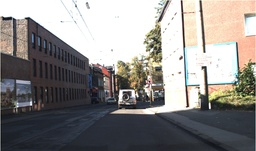
#> input picture boundingbox_rot/00000.jpg, 256 x 151 px, shrunk from 1360 x 800 before the run
$ python nighttime_original.py ../boundingbox_rot/00000.jpg
#> lines starting #> are read from the running program, lines starting #| are printed output that depends on the picture
### nighttime/guidedfilter.py
#!/usr/bin/env python
# -*- coding: utf-8 -*-
"""Implementation for Guided Image Filtering
Reference:
http://research.microsoft.com/en-us/um/people/kahe/eccv10/
"""
from itertools import combinations_with_replacement
from collections import defaultdict

import numpy as np
from numpy.linalg import inv

R, G, B = 0, 1, 2  # index for convenience

def boxfilter(I, r):
    """Fast box filter implementation.

    Parameters
    ----------
    I:  a single channel/gray image data normalized to [0.0, 1.0]
    r:  window radius

    Return
    -----------
    The filtered image data.
    """
    M, N = I.shape
    dest = np.zeros((M, N))
    #print(I)

    # cumulative sum over Y axis (tate-houkou no wa)
    sumY = np.cumsum(I, axis=0)
    #print('sumY:{}'.format(sumY))
    # difference over Y axis
    dest[:r + 1] = sumY[r:2*r + 1] # top r+1 lines
    dest[r + 1:M - r] = sumY[2*r + 1:] - sumY[:M - 2*r - 1]
    #print(sumY[2*r + 1:]) # from 2*r+1 to end lines
    #print(sumY[:M - 2*r - 1]) # same lines of above, from start
    #tile replicate sumY[-1] and line them up to match the shape of (r, 1)
    dest[-r:] = np.tile(sumY[-1], (r, 1)) - sumY[M - 2*r - 1:M - r - 1] # bottom r lines

    # cumulative sum over X axis
    sumX = np.cumsum(dest, axis=1)
    #print('sumX:{}'.format(sumX))
    # difference over X axis
    dest[:, :r + 1] = sumX[:, r:2*r + 1] # left r+1 columns
    dest[:, r + 1:N - r] = sumX[:, 2*r + 1:] - sumX[:, :N - 2*r - 1]
    dest[:, -r:] = np.tile(sumX[:, -1][:, None], (1, r)) - sumX[:, N - 2*r - 1:N - r - 1] # right r columns

    #print(dest)

    return dest


def guided_filter(I, p, r=15, eps=1e-3):
    """Refine a filter under the guidance of another (RGB) image.

    Parameters
    -----------
    I:   an M * N * 3 RGB image for guidance.
    p:   the M * N filter to be guided. transmission is used for this case.
    r:   the radius of the guidance
    eps: epsilon for the guided filter

    Return
    -----------
    The guided filter.
    """
    M, N = p.shape
    base = boxfilter(np.ones((M, N)), r) # this is needed for regularization

    # each channel of I filtered with the mean filter. this is myu.
    means = [boxfilter(I[:, :, i], r) / base for i in range(3)]

    # p filtered with the mean filter
    mean_p = boxfilter(p, r) / base

    # filter I with p then filter it with the mean filter
    means_IP = [boxfilter(I[:, :, i]*p, r) / base for i in range(3)]

    # covariance of (I, p) in each local patch
    covIP = [means_IP[i] - means[i]*mean_p for i in range(3)]

    # variance of I in each local patch: the matrix Sigma in ECCV10 eq.14
    var = defaultdict(dict)
    for i, j in combinations_with_replacement(range(3), 2):
        var[i][j] = boxfilter(I[:, :, i]*I[:, :, j], r) / base - means[i]*means[j]

    a = np.zeros((M, N, 3))
    for y, x in np.ndindex(M, N):
        #         rr, rg, rb
        # Sigma = rg, gg, gb
        #         rb, gb, bb
        Sigma = np.array([[var[R][R][y, x], var[R][G][y, x], var[R][B][y, x]],
                          [var[R][G][y, x], var[G][G][y, x], var[G][B][y, x]],
                          [var[R][B][y, x], var[G][B][y, x], var[B][B][y, x]]])
        cov = np.array([c[y, x] for c in covIP])
        a[y, x] = np.dot(cov, inv(Sigma + eps*np.eye(3)))  # eq 14

    # ECCV10 eq.15
    b = mean_p - a[:, :, R]*means[R] - a[:, :, G]*means[G] - a[:, :, B]*means[B]

    # ECCV10 eq.16
    q = (boxfilter(a[:, :, R], r)*I[:, :, R] + boxfilter(a[:, :, G], r)*I[:, :, G] + boxfilter(a[:, :, B], r)*I[:, :, B] + boxfilter(b, r)) / base

    return q

### nighttime/nighttime_original.py
import cv2
import numpy as np
from guidedfilter import *
import sys
import os

def get_illumination_channel(I, w):
    M, N, _ = I.shape
    # padding for channels
    padded = np.pad(I, ((int(w/2), int(w/2)), (int(w/2), int(w/2)), (0, 0)), 'edge')
    darkch = np.zeros((M, N))
    brightch = np.zeros((M, N))

    for i, j in np.ndindex(darkch.shape):
        darkch[i, j] = np.min(padded[i:i + w, j:j + w, :]) # dark channel
        brightch[i, j] = np.max(padded[i:i + w, j:j + w, :]) # bright channel

    return darkch, brightch

def get_atmosphere(I, brightch, p=0.1):
    M, N = brightch.shape
    flatI = I.reshape(M*N, 3) # reshaping image array
    flatbright = brightch.ravel() #flattening image array

    searchidx = (-flatbright).argsort()[:int(M*N*p)] # sorting and slicing
    A = np.mean(flatI.take(searchidx, axis=0), dtype=np.float64, axis=0)
    return A

def get_initial_transmission(A, brightch):
    A_c = np.max(A)
    init_t = (brightch-A_c)/(1.-A_c) # finding initial transmission map
    return (init_t - np.min(init_t))/(np.max(init_t) - np.min(init_t)) # normalized initial transmission map

def get_corrected_transmission(I, A, darkch, brightch, init_t, alpha, omega, w):
    im = np.empty(I.shape, I.dtype);
    for ind in range(0, 3):
        im[:, :, ind] = I[:, :, ind] / A[ind] #divide pixel values by atmospheric light
    dark_c, _ = get_illumination_channel(im, w) # dark channel transmission map
    dark_t = 1 - omega*dark_c # corrected dark transmission map
    corrected_t = init_t # initializing corrected transmission map with initial transmission map
    diffch = brightch - darkch # difference between transmission maps

    for i in range(diffch.shape[0]):
        for j in range(diffch.shape[1]):
            if(diffch[i, j] < alpha):
                corrected_t[i, j] = dark_t[i, j] * init_t[i, j]

    return np.abs(corrected_t)

def get_final_image(I, A, refined_t, tmin):
    refined_t_broadcasted = np.broadcast_to(refined_t[:, :, None], (refined_t.shape[0], refined_t.shape[1], 3)) # duplicating the channel of 2D refined map to 3 channels
    J = (I-A) / (np.where(refined_t_broadcasted < tmin, tmin, refined_t_broadcasted)) + A # finding result

    return (J - np.min(J))/(np.max(J) - np.min(J)) # normalized image

def reduce_init_t(init_t):
    init_t = (init_t*255).astype(np.uint8)
    xp = [0, 32, 255]
    fp = [0, 32, 48]
    x = np.arange(256) # creating array [0,...,255]
    table = np.interp(x, xp, fp).astype('uint8') # interpreting fp according to xp in range of x
    init_t = cv2.LUT(init_t, table) # lookup table
    init_t = init_t.astype(np.float64)/255 # normalizing the transmission map
    return init_t

def dehaze(I, tmin=0.1, w=15, alpha=0.4, omega=0.75, p=0.1, eps=1e-3, reduce=False):
    I = np.asarray(I, dtype=np.float64) # Convert the input to a float array.
    I = I[:, :, :3] / 255
    m, n, _ = I.shape
    Idark, Ibright = get_illumination_channel(I, w)
    A = get_atmosphere(I, Ibright, p)

    init_t = get_initial_transmission(A, Ibright)
    if reduce:
        init_t = reduce_init_t(init_t)
    corrected_t = get_corrected_transmission(I, A, Idark, Ibright, init_t, alpha, omega, w)

    normI = (I - I.min()) / (I.max() - I.min())
    refined_t = guided_filter(normI, corrected_t, w, eps) # applying guided filter
    J_refined = get_final_image(I, A, refined_t, tmin)

    enhanced = (J_refined*255).astype(np.uint8)
    f_enhanced = cv2.detailEnhance(enhanced, sigma_s=10, sigma_r=0.15)
    f_enhanced = cv2.edgePreservingFilter(f_enhanced, flags=1, sigma_s=64, sigma_r=0.2)
    return f_enhanced

if __name__ == '__main__':


    DATA_DIR = "../ITSD/"
    # [13 lines of commented-out code are left out]
    filename = sys.argv[1]
    img_path = os.path.join(filename)
    img = cv2.imread(img_path)
#> img is the input picture: shape (151, 256, 3); mean B, G, R 135.5, 137.6, 140.2
    # img = cv2.resize(img, (img.shape[1], img.shape[0]))
    print(img.shape)
#| (151, 256, 3)
    # # show(img, "original")
    enhanced = dehaze(img, reduce = True)
#> after the loop in get_illumination_channel, `for i, j in np.ndindex(darkch.shape):`:
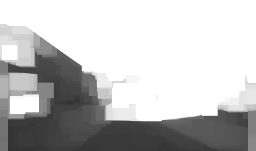
#> brightch: shape (151, 256) float64; min 0.188, max 1, mean 0.751
#> after the loop in get_illumination_channel, `for i, j in np.ndindex(darkch.shape):`:
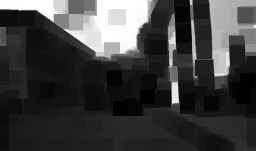
#> darkch: shape (151, 256) float64; min 0, max 1, mean 0.245
#> in get_atmosphere, `searchidx = (-flatbright).argsort()[:int(M*N*p)]`: searchidx = 3865 values, max 30879 at index 3032, min 11168 at index 3728, mean 16507
#> in get_atmosphere, `A = np.mean(flatI.take(searchidx, axis=0), dtype=np.float64, axis=0)`: A = [0.72, 0.745, 0.761]
#> in get_initial_transmission, `A_c = np.max(A)`: A_c = 0.761
#> after the loop in get_corrected_transmission, `for i in range(diffch.shape[0]):`:
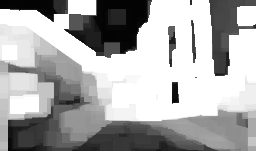
#> corrected_t: shape (151, 256) float64; min 0, max 0.188, mean 0.126; drawn with min black and max white
#> in boxfilter, `sumY = np.cumsum(I, axis=0)`: I: shape (151, 256) float64; every value is 1
#> in guided_filter, `means = [boxfilter(I[:, :, i], r) / base for i in range(3)]`: means = 3 items
#> in boxfilter (call 8), `sumY = np.cumsum(I, axis=0)`:
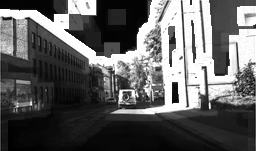
#> I: shape (151, 256) float64; min 0, max 0.188, mean 0.0711; drawn with min black and max white
#> the loop in guided_filter, `for i, j in combinations_with_replacement(range(3), 2):` made 6 passes
#> pass 1, in boxfilter (call 9), `sumX = np.cumsum(dest, axis=1)`:
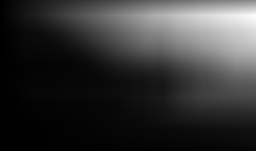
#> sumX: shape (151, 256) float64; min 2.93, max 6376.1, mean 1330; drawn with min black and max white
#> the loop in guided_filter, `for y, x in np.ndindex(M, N):` made 38656 passes
#> cov on passes 1 to 3: [-5.18e-05, -4.85e-05, -7.32e-05], [-4.89e-05, -4.58e-05, -7.06e-05], [-4.63e-05, -4.34e-05, -6.69e-05]
#> after the loop in guided_filter, `for y, x in np.ndindex(M, N):`:
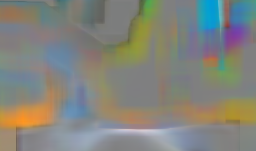
#> a: shape (151, 256, 3) float64; mean of channels 0, 1, 2 -0.0152, 0.0212, 0.0145; drawn with min black and max white
#> in get_final_image, `J = (I-A) / (np.where(refined_t_broadcasted < tmin, tmin, refined_t_br..`:
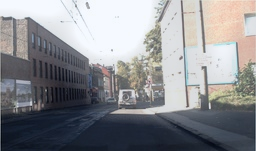
#> J: shape (151, 256, 3) float64; mean B, G, R -0.782, -0.93, -0.975; drawn with min black and max white
    # # show(enhanced, "enhanced")
    cv2.imwrite('../nighttime_itsd/' + filename, enhanced)

$ run again, on boundingbox_rot/00003.jpg
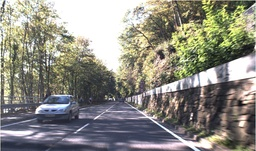
#> input picture boundingbox_rot/00003.jpg, 256 x 151 px, shrunk from 1360 x 800 before the run
#> img is the input picture: shape (151, 256, 3); mean B, G, R 129.7, 139.4, 140.8
#| (151, 256, 3)
#> after the loop in get_illumination_channel, `for i, j in np.ndindex(darkch.shape):`:
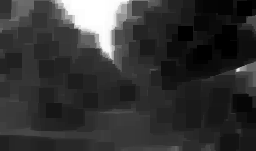
#> darkch: shape (151, 256) float64; min 0, max 1, mean 0.202
#> searchidx = 3865 values, max 24558 at index 2343, min 15157 at index 3828, mean 20705.1
#> in get_atmosphere, `A = np.mean(flatI.take(searchidx, axis=0), dtype=np.float64, axis=0)`: A = [0.556, 0.595, 0.611]
#> A_c = 0.611
#> means = 3 items
#> the loop in guided_filter, `for y, x in np.ndindex(M, N):` made 38656 passes
#> cov on passes 1 to 3: [-8.33e-17, -5.55e-17, -5.55e-17], [-5.55e-17, -5.55e-17, -2.78e-17], [-8.33e-17, -8.33e-17, -8.33e-17]
#> in guided_filter, `q = (boxfilter(a[:, :, R], r)*I[:, :, R] + boxfilter(a[:, :, G], r)*I[..`:
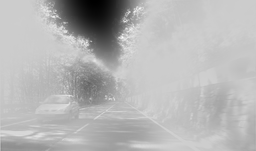
#> q: shape (151, 256) float64; min 0.0438, max 0.224, mean 0.172; drawn with min black and max white

$ run again, on boundingbox_rot/00001.ppm
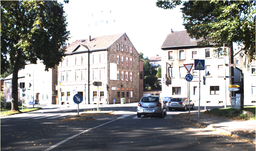
#> input picture boundingbox_rot/00001.ppm, 256 x 151 px, shrunk from 1360 x 800 before the run
#> img is the input picture: shape (151, 256, 3); mean B, G, R 142.9, 144.5, 145
#| (151, 256, 3)
#> searchidx = 3865 values, max 30801 at index 1244, min 16379 at index 3864, mean 21415
#> in get_atmosphere, `A = np.mean(flatI.take(searchidx, axis=0), dtype=np.float64, axis=0)`: A = [0.723, 0.727, 0.743]
#> A_c = 0.743
#> means = 3 items
#> the loop in guided_filter, `for y, x in np.ndindex(M, N):` made 38656 passes
#> cov on passes 1 to 3: [8.54e-05, 6.28e-05, 8.35e-06], [0.000103, 8.71e-05, 3.41e-05], [0.000101, 9.52e-05, 4.59e-05]
#> in guided_filter, `q = (boxfilter(a[:, :, R], r)*I[:, :, R] + boxfilter(a[:, :, G], r)*I[..`:
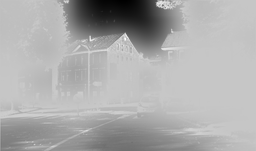
#> q: shape (151, 256) float64; min 0.0153, max 0.237, mean 0.165; drawn with min black and max white
